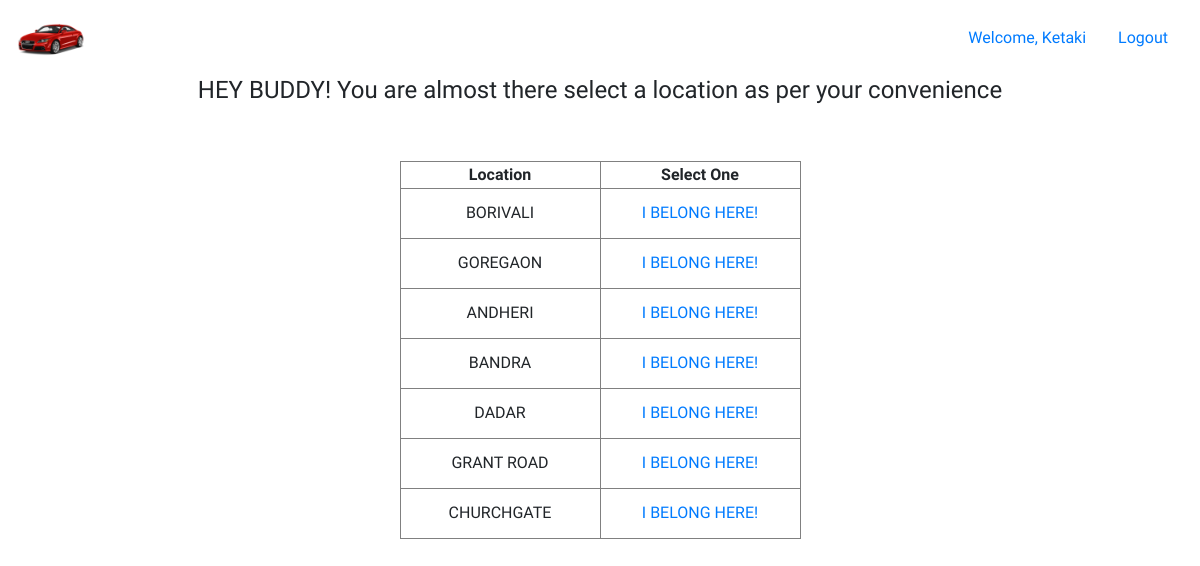
Page /loc/ (signed in) on the committed database.
### car_new/models.py (models this page shows, shortened)
class Location(models.Model):
    location=models.CharField(max_length=250)
    pickup=models.CharField(max_length=250)
    id = models.AutoField(primary_key=True)

### car_new/views.py (the view)
# urls.py: path('loc/',views.loc,name="loc"),
def loc(request):
    c=Location.objects.all()
    return render(request,'mycars.html',{'LOC':c})

### templates/mycars.html (shortened to what this page needs)
<!DOCTYPE html>
<html lang="en" dir="ltr">
  <head>
    <link rel="stylesheet" href="https://stackpath.bootstrapcdn.com/bootstrap/4.1.3/css/bootstrap.min.css"
>
  </head>
  <body>
    <nav class="navbar">
      <a class="navbar-brand" href="">
      <img src="{{STATIC_URL}}/static/images/carlogo1.png" alt="img" width="70" height="50">
    </a>
      <ul class="nav">
        {% if user.is_authenticated %}
        <li class="nav-item">
            <a class="nav-link" href="#">Welcome, {{user.username}}</a>
          </li>
      <li class="nav-item">
        <a class="nav-link active" href="{% url 'logout' %}">Logout</a>
      </li>
      {% endif %}
      </ul>
    </nav>
    <center>
    <h4> HEY BUDDY! You are almost there select a location as per your convenience</h4>
<br><br>
<table border="1">
      <tr>
        <th><center>Location</center></th>
        <th><center>Select One</center></th>
    </tr>
    {% for i in LOC %}
    <tr>
      <td width="200" height="50"><center>{{ i.location}}</center></td>
      <td width="200" height="50"><center><a href='/bill/{{i.id}}'>I BELONG HERE!</a></center></td>
    </tr>
    {% endfor %}
</center>
  </body>
</html>

### templates/mycars.html (style rules this page uses)
body { font-family: 'Viga'; }

### rows in the picture
Location: location "BORIVALI"
Location: location "GOREGAON"
Location: location "ANDHERI"
Location: location "BANDRA"
Location: location "DADAR"
Location: location "GRANT ROAD"
Location: location "CHURCHGATE"

### other values in the picture
{{ user.username }} "Ketaki"
